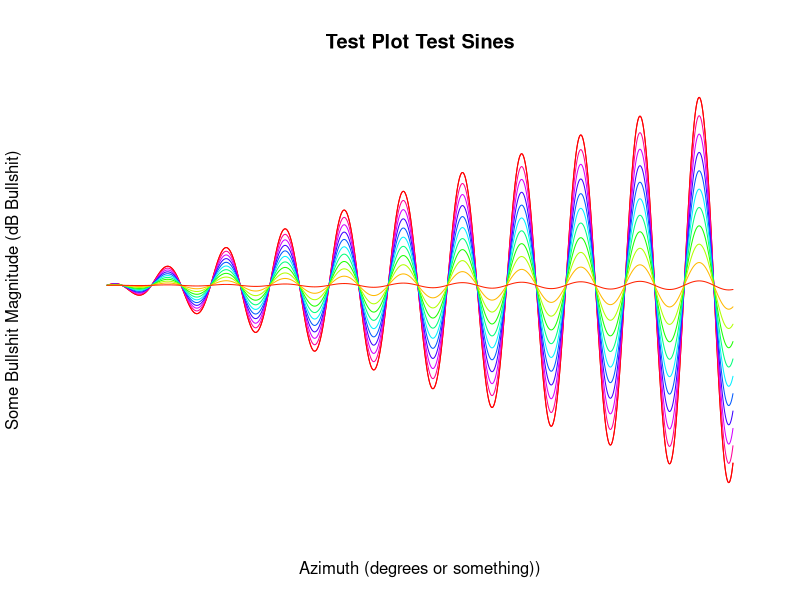

R code for this plot:
make_config <- function (rows, cols) { #}, row_names, col_names) {
  a = array(0, 
            dim = c(rows, cols),
            #dimnames = list(c(row_names), c(col_names))
  )
  b = data.frame(a)
  return(b)
}

num_samp <- 5000
num_freq <- 1024

a_frame <- make_config(num_samp, num_freq)

az_deg <- seq(0, 359.5, length.out = num_samp)
az_rad <- seq(0, 2 * pi, length.out = num_samp)

drive_func <- function (amp, omega, ttt) {
  a_line <-  amp *cos((omega* pi/85)* ttt )
}

amps <- 1:num_freq

for( ii in amps ) {
  a_frame[ii] <- drive_func(ii,5, az_deg)
  
}
jj <- 1:num_samp
a_frame[jj,] = a_frame[jj,] *jj/200

colrs <- rainbow(num_freq)

file_name = "Test Sines"
plotaline <- function(xx) {plot(1:num_samp,a_frame[,xx], 
                                type = "l",
                                col = colrs[xx],
                                ylim = range(a_frame[,xx]),#*(3/5),
                                ylab = "Some Bullshit Magnitude (dB Bullshit)",
                                xlab = "Azimuth (degrees or something))",
                                main = paste("Test Plot", file_name),
                                bg = "white",
                                axes = FALSE
)}

add_a_line <- function(xx) {lines(1:num_samp,a_frame[,xx], 
                              type = "l",
                              col = colrs[xx],
                              #ylim = range(a_frame[,xx]),
                              ylab = "Some Bullshit Magnitude (dB Bullshit)",
                              xlab = "Azimuth (degrees or something))",
                              main = paste("Test Plot", file_name),
                              bg = "white"
)}

divisor <- 300



plotaline(num_freq)

for (i in seq(num_freq, 1, by = -100)) {
  add_a_line(i)
}


#cols <- colors(distinct = TRUE)
